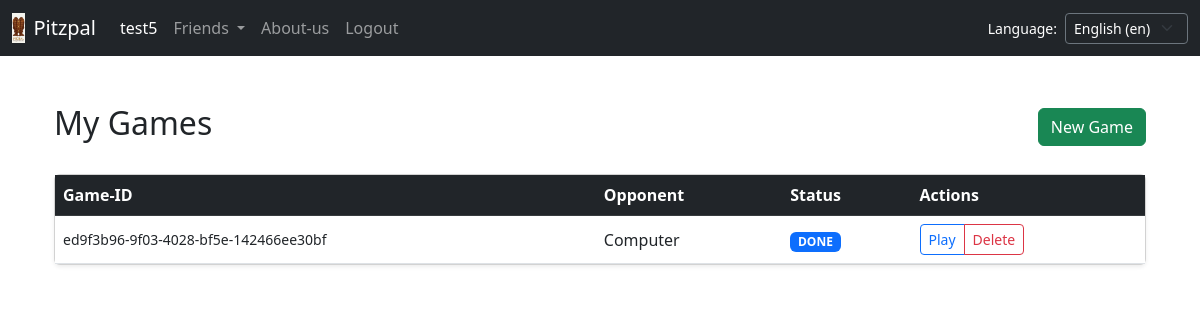
The page /game/my-games/ (signed in) on the database as committed earlier.
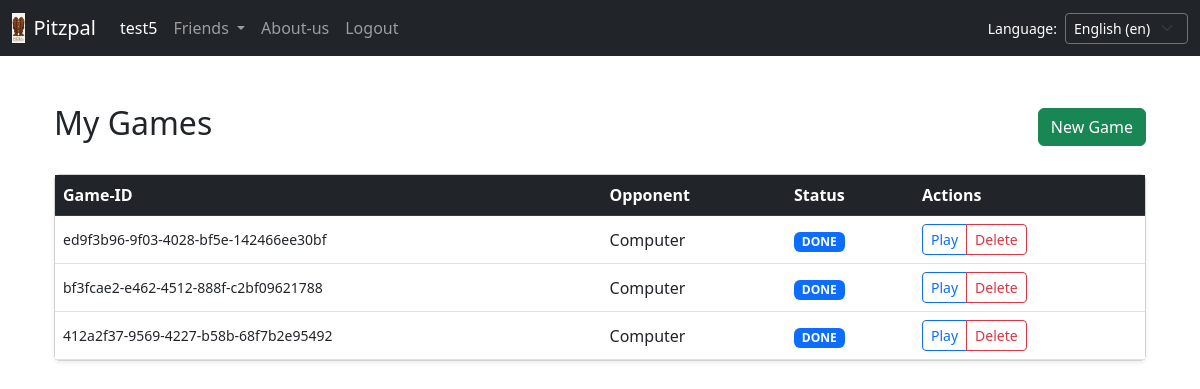
The same page on the database as committed later.
### vsComputer/models.py (models this page shows, shortened)
class PitzpalGame(models.Model):
    id = models.UUIDField(primary_key=True, default=uuid.uuid4, editable=False)
    player1 = models.ForeignKey(
        settings.AUTH_USER_MODEL, on_delete=models.CASCADE, related_name="games_p1"
    )
    player2 = models.ForeignKey(
        settings.AUTH_USER_MODEL, on_delete=models.CASCADE, null=True, blank=True
    )
    game = models.JSONField()

### vsComputer/views.py (the view)
# urls.py: path("my-games/", views.game_list, name="game_list"),
@login_required
def game_list(request):
    games = PitzpalGame.objects.filter(
        player1=request.user
    ) | PitzpalGame.objects.filter(player2=request.user)
    return render(request, "home/game_list.html", {"games": games.order_by("-id")})

### home/templates/home/game_list.html (shortened to what this page needs)
{% extends 'common/base.html' %}
{% load i18n %}
{% block content %}
<div class="container mt-5">
    <div class="d-flex justify-content-between align-items-center mb-4">
        <h2>{% trans "My Games" %}</h2>
        <a href="{% url 'new_game' 1 %}" class="btn btn-success">{% trans "New Game" %}</a>
    </div>
    <div class="card shadow-sm">
        <div class="card-body p-0">
            <table class="table table-hover mb-0">
                <thead class="table-dark">
                    <tr>
                        <th>{% trans "Game-ID" %}</th>
                        <th>{% trans "Opponent" %}</th>
                        <th>{% trans "Status" %}</th>
                        <th>{% trans "Actions" %}</th>
                    </tr>
                </thead>
                <tbody>
                    {% for game in games %}
                    <tr>
                        <td class="align-middle small">{{ game.id }}</td>
                        <td class="align-middle">
                            {% if game.player2 %}{{ game.player2.username }}{% else %}{% trans "Computer" %} {% endif %}
                        </td>
                        <td class="align-middle">
                            <span class="badge {% if game.game.Status == 'toss' %}bg-warning{% else %}bg-primary{% endif %}">
                                {{ game.game.Status|upper }}
                            </span>
                        </td>
                        <td class="align-middle">
                            <div class="btn-group">
                                <a href="/game/view/{{ game.id }}" class="btn btn-sm btn-outline-primary">{% trans "Play" %}</a>
                                <button class="btn btn-sm btn-outline-danger"
                                        onclick="confirmDelete('{{ game.id }}')">
                                    {% trans "Delete" %}
                                </button>
                            </div>
                        </td>
                    </tr>
                    {% empty %}
                    <tr>
                        <td colspan="4" class="text-center py-4 text-muted">{% trans "No games found" %} . {% trans "Start a new one" %} !</td>
                    </tr>
                    {% endfor %}
                </tbody>
            </table>
        </div>
    </div>
</div>
{% endblock %}

Rows that differ between the two databases and show on the page:
added PitzpalGame: id "bf3fcae2-e462-4512-888f-c2bf09621788", game.Status "DONE"
added PitzpalGame: id "412a2f37-9569-4227-b58b-68f7b2e95492", game.Status "DONE"
